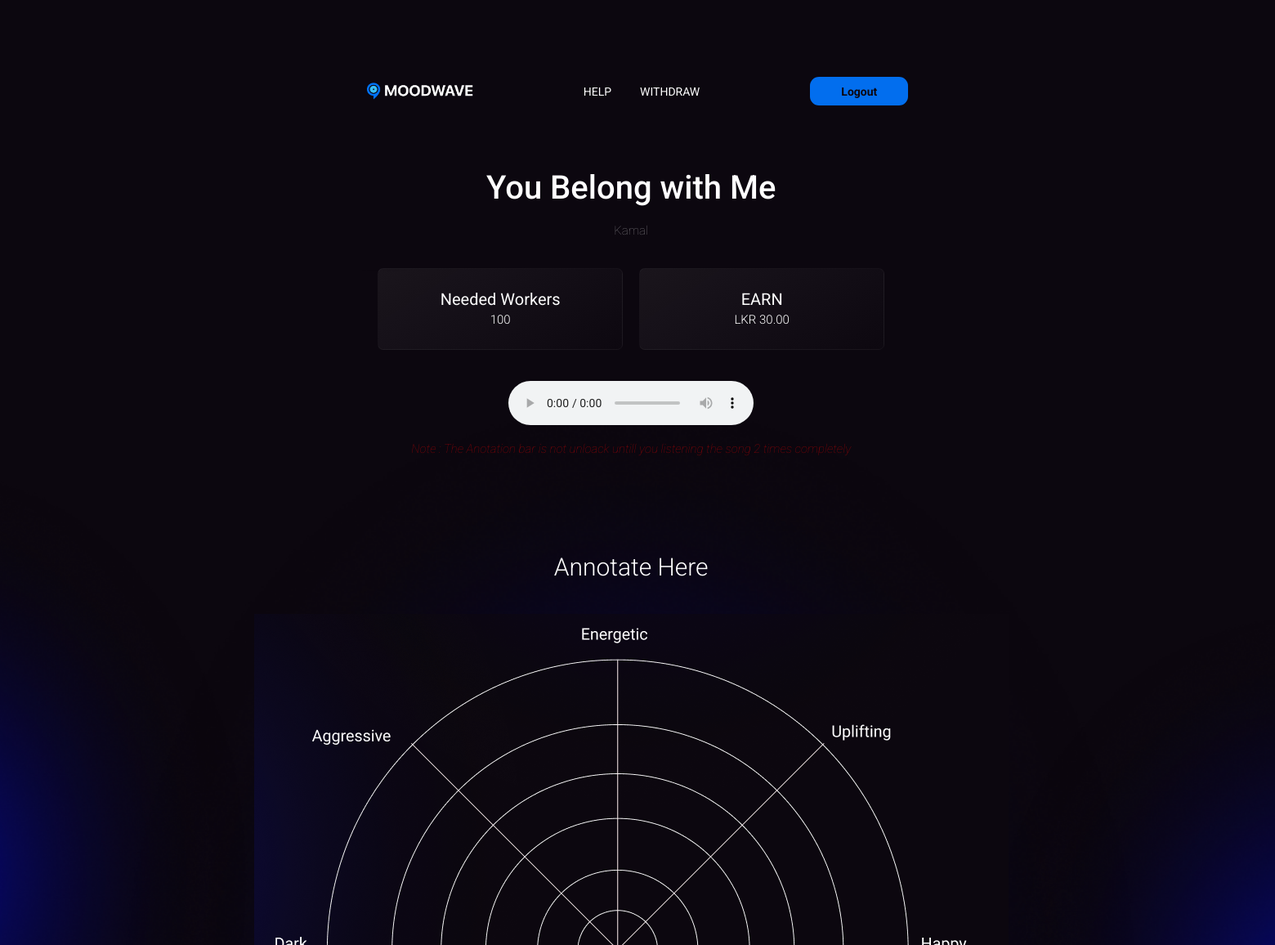
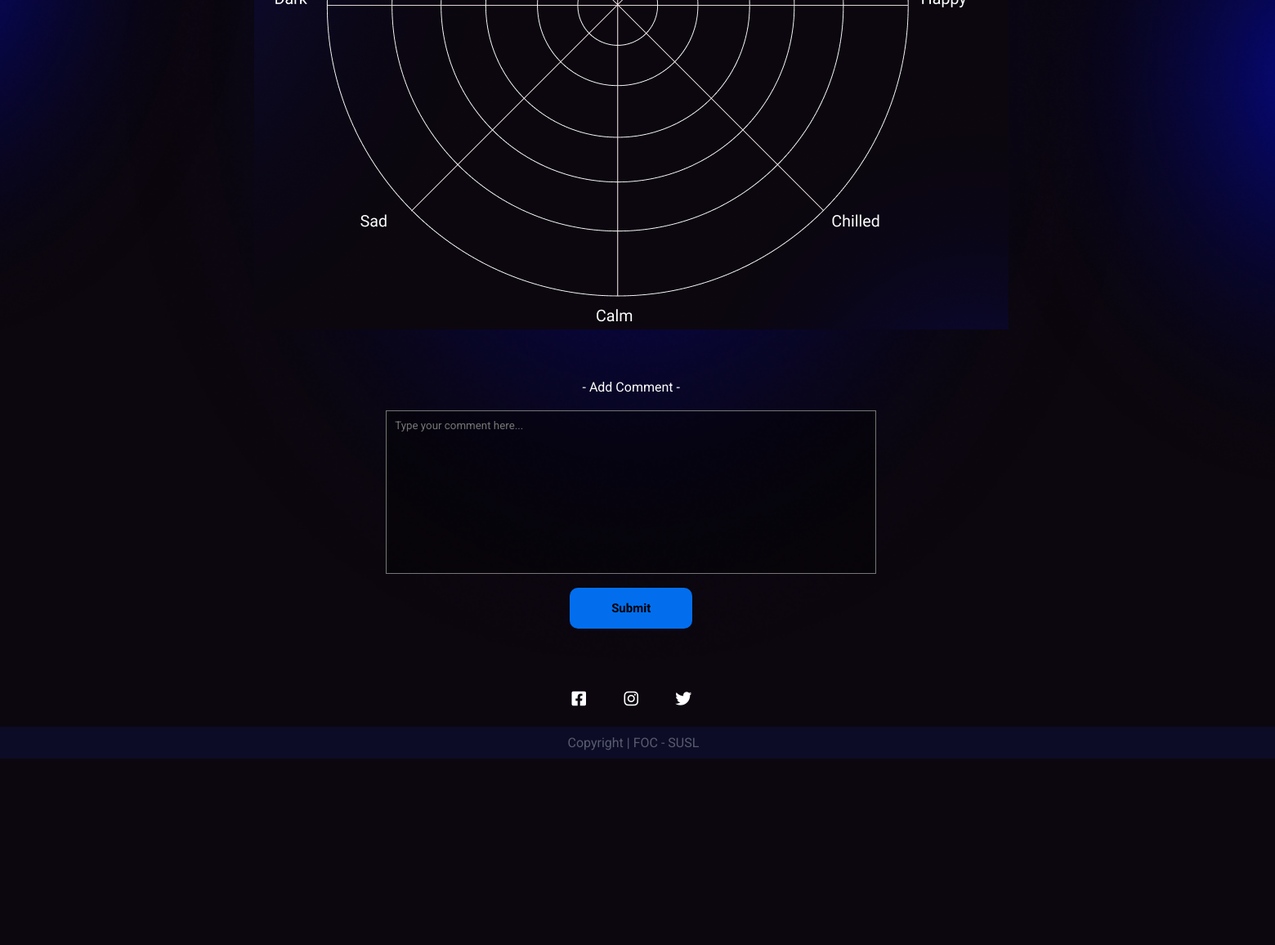
Screenshot of /Job_complete.php?id=2 (signed in) with the database file from the repository (2 pictures, top to bottom).
### tables this page shows
CREATE TABLE IF NOT EXISTS `jobs` (
  `job_id` int(6) NOT NULL AUTO_INCREMENT,
  `creater_id` int(6) DEFAULT NULL,
  `song_name` varchar(1000) DEFAULT NULL,
  `song_writter` varchar(1000) DEFAULT NULL,
  `singers` varchar(1000) DEFAULT NULL,
  `music` varchar(1000) DEFAULT NULL,
  `workers_need` int(11) DEFAULT NULL,
  `workers_earn` int(11) DEFAULT NULL,
  `completed` int(11) NOT NULL DEFAULT '0',
  `name_on_card` varchar(1000) NOT NULL,
  `card_number` varchar(1000) NOT NULL,
  `expiary` varchar(1000) NOT NULL,
  `cvv` varchar(1000) NOT NULL,
  `total` int(11) DEFAULT NULL,
  `placed_on` varchar(100) DEFAULT NULL,
  PRIMARY KEY (`job_id`)
);

### Job_complete.php (the view, shortened to what this page needs)
<?php
@include 'config.php';
if(isset($_GET['id'])){
    $id=$_GET['id'];
}
?>
<!DOCTYPE html>
<html lang="en">
  <head>
    <link
      rel="stylesheet"
      href="https://cdnjs.cloudflare.com/ajax/libs/font-awesome/6.4.0/css/all.min.css"
    />
    <link href="https://unpkg.com/aos@2.3.1/dist/aos.css" rel="stylesheet">
    <link rel="stylesheet" href="css/glass-menu.css" />
    <link rel="stylesheet" href="css/Nevigation.css" />
    <link rel="stylesheet" href="css/Common.css" />
    <link rel="stylesheet" href="css/footer.css" />
    <link rel="stylesheet" href="css/job_complete.css" />
  </head>
  <body  id="swup" class="transition-fade" style="overflow-x: hidden">
<form action="" method="POST" enctype="multipart/form-data">
    <center>
      <section class="navigation_section">
        <nav class="Navigation_Bar">
          <ul>
            <li><a id="index" href="#"><img src="images/Logo.png" alt="MoodWave_logo"/></a></li>
            <li class="features"><a id="Need_Help" href="#">HELP</a></li>
            <li><a id="Withdraw" href="#" class="ABOUT transition-fade">WITHDRAW</a></li>
            <li>
              <button name="logout">Logout</button>
            </li>
          </ul>
        </nav>
      </section>
    </center>
    <br /><br /><br /><br />
    <section class="Land">
    <?php
            $select_jobs = mysqli_query($conn, "SELECT * FROM `jobs` WHERE job_id='$id'") or die('query failed');
            $fetch_jobs = mysqli_fetch_assoc($select_jobs);
          ?>
            <div class="Main_topic_sides"><?php echo $fetch_jobs['song_name']; ?></div>
            <div class="Small_topic_sides"><?php echo $fetch_jobs['singers']; ?><br /><br />
            </div>
            <br>
            <div class="grit_card_section_create" >
              <div class="card_section_project" style="height: 100px; padding: 0%; margin: 0%;">
                <h2 style="font-size: 20px; font-weight: 400;align-items: center;padding-bottom: 5px;">Needed Workers</h2>
                <p style="text-align: center; font-size: 15px; font-weight: 300;padding: 0%; margin: 0%;">
                <?php echo $fetch_jobs['workers_need']; ?>
                </p>
              </div>
              <div class="card_section_project" style="height: 100px; padding: 0%; margin: 0%;">
                <h2 style="font-size: 20px; font-weight: 400; text-align: center; padding-bottom: 5px;">EARN </h2>
                <p style="text-align: center; font-size: 15px; font-weight: 300; ">
                <?php echo 'LKR '.$fetch_jobs['workers_earn'].'.00'; ?>
                </p>
        </div>
        </div>
        <br>
        <br><br><br><br><br>
      <div class="audio-player-container">
        <audio controls id="audioPlayer">
          <source src="uploads/<?php echo $fetch_jobs['music']; ?>" type="audio/mp3">
        </audio>
      </div>
      <div class="Small_topic_sides">
        <i >Note : The Anotation bar is not unloack untill you listening the song 2 times completely</i><br /><br />
      </div>
      <img  src="images/Shadow.png" alt="" id="card_image1" >
      <div class="description">
        <div class="sub_topic_sides" data-aos="zoom-in" data-aos-duration="2000">Annotate Here</div>
      </div>
      <img  src="images/Shadow.png" alt="" id="card_image2">
<center>
  <div class="s3">
    <img src="images/anotate.png" usemap="#image-map4">
  </div>
<br><br><br>
  <div class="comment">- Add Comment -</div>
</center>
<br>
<center>
    <textarea  data-aos="zoom-in" data-aos-duration="1000" name="comments"  id="create_job_inputField"  placeholder="Type your comment here..."  />
</textarea>
<div class="button_holder" >
  <br><br>
</div>
</center>
<center>
  <div>
    <button class="middle_button_Creator_main" name="submit" >Submit</button>
    </div>
</center>
      <br /><br />  <br /><br />
<div class="container_footer">
  <footer>
    <div class="Icon_bar">
    <a href="#"></a><i class="fab fa-facebook-square"></i></a>
  <a href="#"></a><i class="fab fa-instagram"></i></a>
  <a href="#"></a><i class="fab fa-twitter"></i></a>
  </div>
  </footer>
</div>
<div class="box">Copyright | FOC - SUSL</div>
  </body>
</html>

### CSS/glass-menu.css (style rules this page uses)
* { margin: 0; padding: 0; box-sizing: border-box; font-family: "Roboto", sans-serif; }

### CSS/Nevigation.css (style rules this page uses)
.Navigation_Bar { position: relative; top: 0; z-index: 3; display: inline; align-items: center; justify-content: space-between; padding: 40px 30px; border: 1px solid hsla(0, 0%, 100%, 0); border-radius: 34px; transition: all 0.5s ease-in-out; z-index: -3; }
.navigation_section { margin-top: 50px; z-index: +1; border-radius: 20px; width: 800px; position: fixed; top: 25px; left: 50%; transform: translateX(-50%); transition: width 0.5s ease-out, background 0.5s ease-out, top 0.5s ease-out, border-radius 0.5s ease-out, height 0.5s ease-out; }
.Navigation_Bar img { width: 130px; height: auto; align-items: center; justify-content: center; display: flex; }
.Navigation_Bar ul { list-style-type: none; padding: 0; overflow: hidden; align-items: center; justify-content: center; display: flex; gap: 18px; }
.Navigation_Bar li { float: left; }
.features { padding-left: 117px; padding-right: 17px; cursor: pointer; transition: transform 1 ease-in-out; }
.Navigation_Bar .ABOUT { padding-right: 117px; cursor: pointer; }
.Navigation_Bar li a { display: block; color: white; text-align: center; font-size: 14px; text-decoration: none; font-weight: 400; }
.Navigation_Bar li button { width: 120px; height: 35px; border-radius: 11px; background-color: #026eee; color: #0c070f; border: none; text-decoration: none; font-weight: 700; font-size: 14px; text-align: center; }

### CSS/Common.css (style rules this page uses)
* { font-family: "Roboto", sans-serif; }
body { margin: 0; padding: 0; min-height: 100%; height: 100%; flex-direction: column; background-color: #0c070f; flex-direction: column; overflow-x: hidden; overflow-y: auto; max-width: 100%; }

### CSS/footer.css (style rules this page uses)
.container_footer { width: 105.5%; margin-left: 0%; margin-bottom: 20px; width: 100%; }
footer { color: white; text-align: center; margin: 0; box-sizing: border-box; width: 100%; margin-left: 0%; position: relative; margin-top: auto; }
.Icon_bar I { color: rgb(255, 255, 255); cursor: pointer; list-style-type: none; padding: 0; overflow: hidden; align-items: center; justify-content: center; width: 60px; font-size: 20px; }
.Icon_bar { width: 100%; margin: 0; padding: 0; }
.box { bottom: 0; left: 0; right: 0; background-color: #112daa25; color: rgba(240, 248, 255, 0.336); padding: 10px; padding-left: 0; width: 100%; z-index: 1000; text-align: center; width: 101%; }

### rows the page displays
jobs: song_name "You Belong with Me", singers "Kamal", workers_need "100", workers_earn "30"
